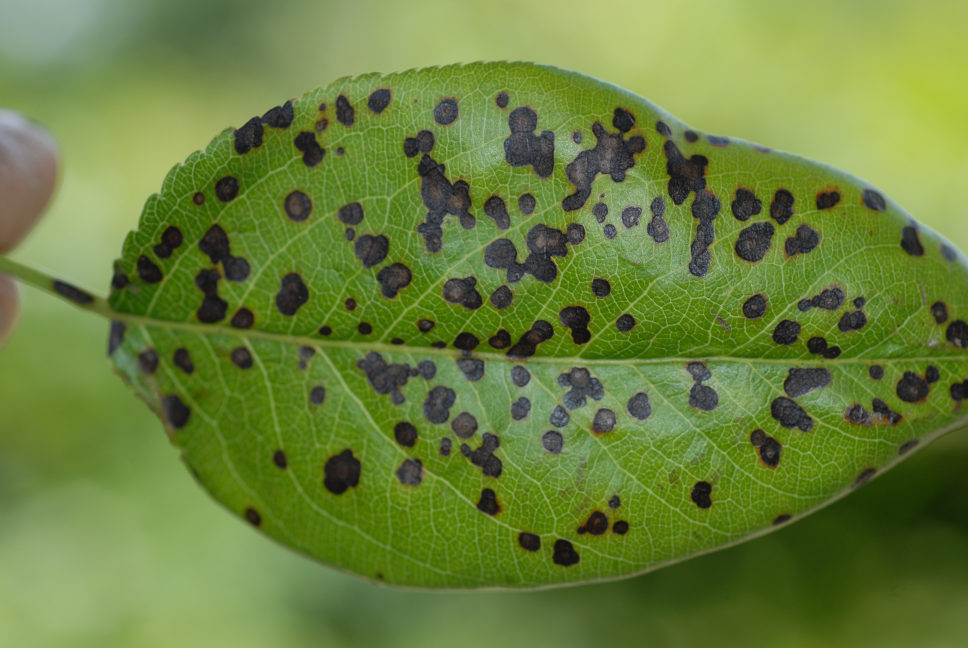
#> input picture leaf.jpg, 3872 x 2592 px (shown at 1/4 size)
$ jupyter execute webinar_day3.ipynb   (shell and % lines are left out)
#> lines starting #> are read from the running program, lines starting #| are printed output that depends on the picture; after the words box and inside, x2 and y2 are one past the last pixel; in counts of white or black regions, pixels touching at a corner belong together
[cell 1]
import cv2
import numpy as np
import matplotlib.pyplot as plt

[cell 2]
image = cv2.imread("leaf.jpg", cv2.IMREAD_COLOR)
#> image is the input picture: shape (2592, 3872, 3); mean B, G, R 60.3, 128.1, 105.3
image = cv2.cvtColor(image, cv2.COLOR_BGR2HSV)
#> image: shape (2592, 3872, 3); mean H, S, V 43.5, 138.7, 128.7
cv2.namedWindow("title", cv2.WINDOW_NORMAL)
cv2.resizeWindow("title", 1920, 1080)
plt.imshow(image)
plt.show()

[cell 3]
image = cv2.imread("leaf.jpg")
image = cv2.cvtColor(image, cv2.COLOR_BGR2GRAY)
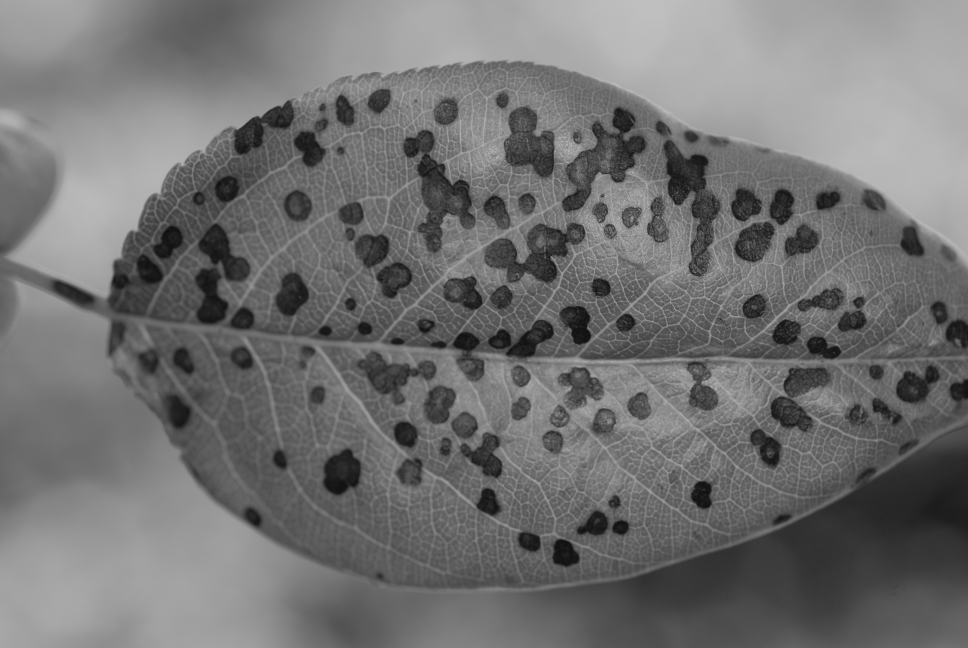
#> image: shape (2592, 3872) (shown at 1/4 size); min 13, max 224, mean 113.6
ret, thresh1 = cv2.threshold(image, 127, 255, cv2.THRESH_BINARY)
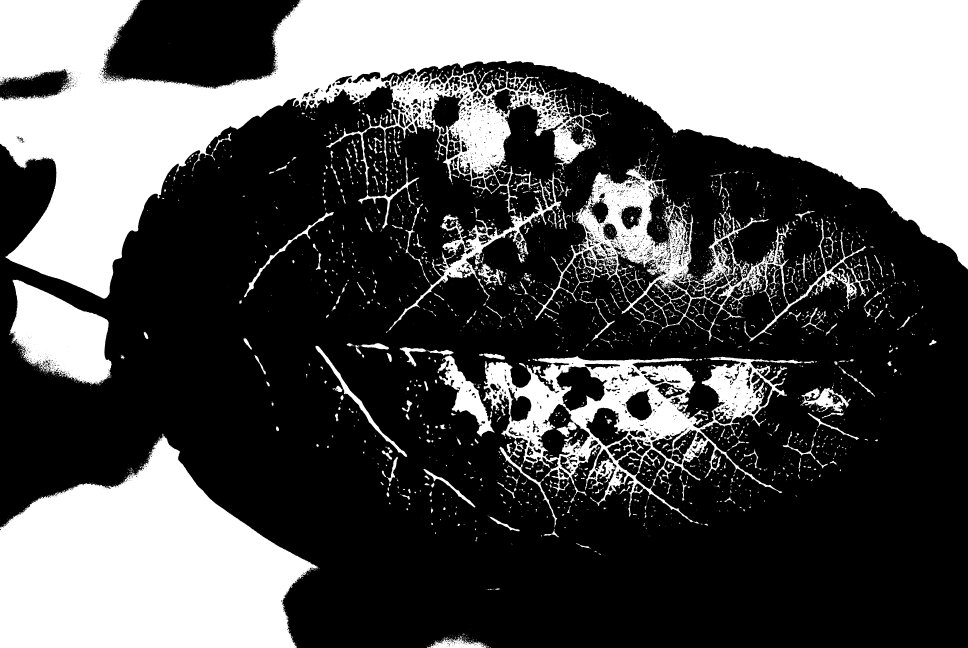
#> thresh1: shape (2592, 3872) (shown at 1/4 size); 35.3% white; 4721 white regions (3639 under 20 px), largest, box (x1, y1, x2, y2) and area: (0, 0, 3872, 1195) 2123637, (0, 1735, 1275, 2592) 711254, (1930, 1425, 3213, 2089) 240197
cv2.namedWindow("title", cv2.WINDOW_NORMAL)
cv2.resizeWindow("title", 1920, 1080)
cv2.imshow("title", thresh1)
cv2.waitKey(0)
cv2.destroyAllWindows()

[cell 4]
max_value = 255
max_type = 4
max_binary_value = 255
trackbar_type = 'Type: \n 0: Binary \n 1: Binary Inverted \n 2: Truncate \n 3: To Zero \n 4: To Zero Inverted'
trackbar_value = 'value'
window_name = "threshold"
def Threshold(val):
#> called with val = 0
    threshold_type = cv2.getTrackbarPos(trackbar_type, window_name)
    threshold_value = cv2.getTrackbarPos(trackbar_value, window_name)
    ret, frame = cv2.threshold(image_gray, threshold_value, max_binary_value, threshold_type)
#> ret = 0
    cv2.imshow(window_name, frame)

image = cv2.imread("leaf.jpg")
image_gray = cv2.cvtColor(image, cv2.COLOR_BGR2GRAY)
cv2.namedWindow(window_name, cv2.WINDOW_NORMAL)
cv2.resizeWindow(window_name, 1920, 1080)
cv2.createTrackbar(trackbar_type, window_name, 3, max_value, Threshold)
cv2.createTrackbar(trackbar_value, window_name, 0, max_value, Threshold)
Threshold(0)
cv2.waitKey()

[cell 5]
cap = cv2.VideoCapture("whales_cut.mp4")
count = 0
nframe = cap.get(cv2.CAP_PROP_FRAME_COUNT)
print(nframe)
while cap.isOpened():
    ret, frame = cap.read()
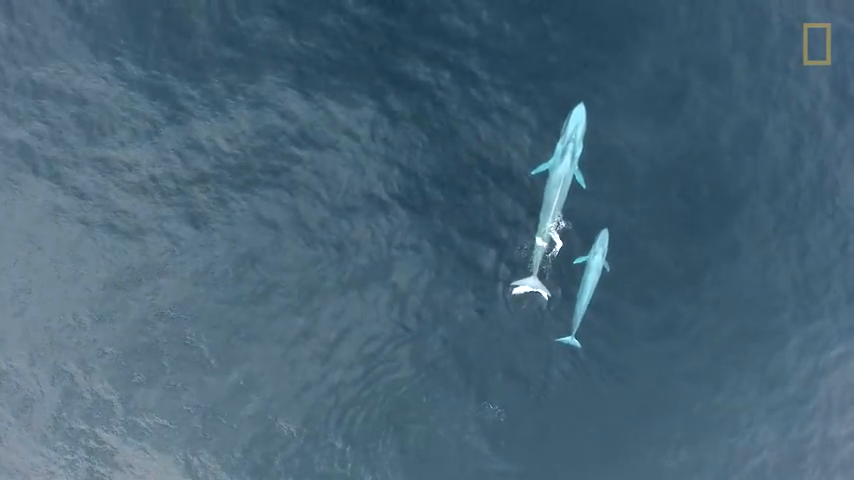
#> input picture frame 25 of whales_cut.mp4, 854 x 480 px
#> frame is the input picture: shape (480, 854, 3); mean B, G, R 118.2, 100.7, 72.5
    cv2.imwrite("frame%d.jpg"%count,frame)
    count+=1
    if cv2.waitKey(10) & 0xFF == ord('q'):
#> (key q is pressed here)
        break
cap.release()
cv2.destroyAllWindows()

[cell 6]
backsub1 = cv2.createBackgroundSubtractorMOG2()
backsub2 = cv2.createBackgroundSubtractorKNN()
cap = cv2.VideoCapture("whales_cut.mp4")
while True:
    ret, frame = cap.read()
    foreground = backsub2.apply(frame)
#> foreground: shape (480, 854); every value is 255
    cv2.imshow("foreground", foreground)
    cv2.waitKey(20)
cv2.destroyAllWindows()
